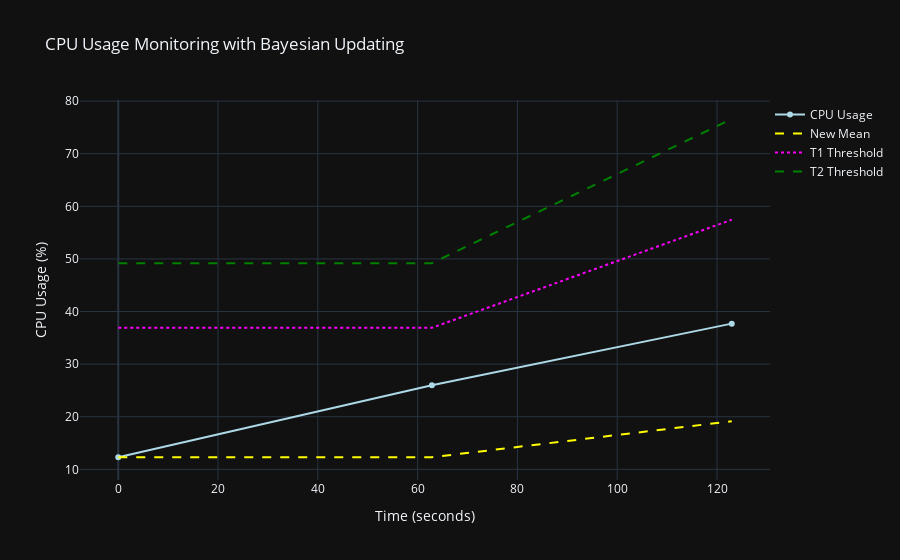

The notebook cell this image was saved under:
### Code cell
# Function to monitor CPU usage and update the graph
def monitor_cpu_usage(interval=60):
    fig = go.Figure()
    start_time = time.time()

    while True:  
        current_time = round(time.time() - start_time, 2)
        cpu_usage = psutil.cpu_percent(interval=1)

        # Compute new mean and thresholds
        mean_value = sum(cpu_usage_list) / len(cpu_usage_list) if cpu_usage_list else cpu_usage
        t1_threshold = mean_value * 3
        t2_threshold = mean_value * 4

        # Append new values
        time_stamps.append(current_time)
        cpu_usage_list.append(cpu_usage)
        mean_list.append(mean_value)
        t1_list.append(t1_threshold)
        t2_list.append(t2_threshold)

        # Clear output to update graph in the same cell
        clear_output(wait=True)

        # Update figure without resetting data
        fig.data = []  # Clear previous traces before adding new ones

        fig.add_trace(go.Scatter(x=time_stamps, y=cpu_usage_list, mode='lines+markers', name='CPU Usage', line=dict(color='lightblue')))  
        fig.add_trace(go.Scatter(x=time_stamps, y=mean_list, mode='lines', name='New Mean', line=dict(color='yellow', dash='dash')))  
        fig.add_trace(go.Scatter(x=time_stamps, y=t1_list, mode='lines', name='T1 Threshold', line=dict(color='fuchsia', dash='dot')))  
        fig.add_trace(go.Scatter(x=time_stamps, y=t2_list, mode='lines', name='T2 Threshold', line=dict(color='green', dash='dash'))) 

        # Update layout
        fig.update_layout(title="CPU Usage Monitoring with Bayesian Updating",
                          xaxis_title="Time (seconds)",
                          yaxis_title="CPU Usage (%)",
                          template="plotly_dark",
                          legend=dict(x=1, y=1))

        # Display the data in table format
        print("\n".join([f"Minute {i+1} - CPU Usage: {cpu_usage_list[i]:.2f}% | Mean: {mean_list[i]:.2f}, T1: {t1_list[i]:.2f}, T2: {t2_list[i]:.2f}"
                         for i in range(len(cpu_usage_list))]))

        # Show the updated graph
        display(fig)

        # Wait before next reading
        time.sleep(interval - 1)

# Run the function
monitor_cpu_usage(interval=60)

### Figure 1 — Plotly figure (JSON) as saved in the notebook; plotly's stock layout.template omitted (floating-point values rounded to 4 significant figures)
{"data": [{"line": {"color": "lightblue"}, "mode": "lines+markers", "name": "CPU Usage", "type": "scatter", "x": [0, 62.85, 123.0], "y": [12.3, 26, 37.7]}, {"line": {"color": "yellow", "dash": "dash"}, "mode": "lines", "name": "New Mean", "type": "scatter", "x": [0, 62.85, 123.0], "y": [12.3, 12.3, 19.15]}, {"line": {"color": "fuchsia", "dash": "dot"}, "mode": "lines", "name": "T1 Threshold", "type": "scatter", "x": [0, 62.85, 123.0], "y": [36.9, 36.9, 57.45]}, {"line": {"color": "green", "dash": "dash"}, "mode": "lines", "name": "T2 Threshold", "type": "scatter", "x": [0, 62.85, 123.0], "y": [49.2, 49.2, 76.6]}], "layout": {"legend": {"x": 1, "y": 1}, "title": {"text": "CPU Usage Monitoring with Bayesian Updating"}, "xaxis": {"title": {"text": "Time (seconds)"}}, "yaxis": {"title": {"text": "CPU Usage (%)"}}}}
